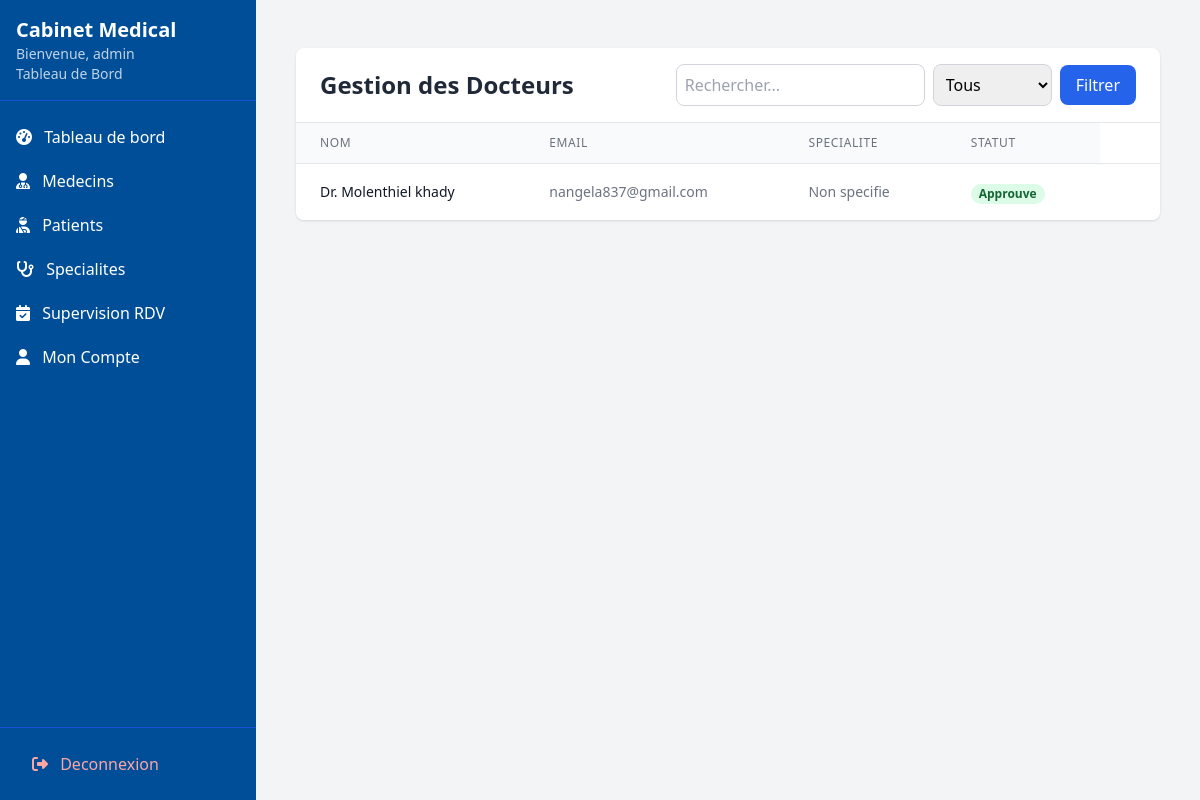
The page /dashboard/admin/docteurs/ (signed in) on the database as committed earlier.
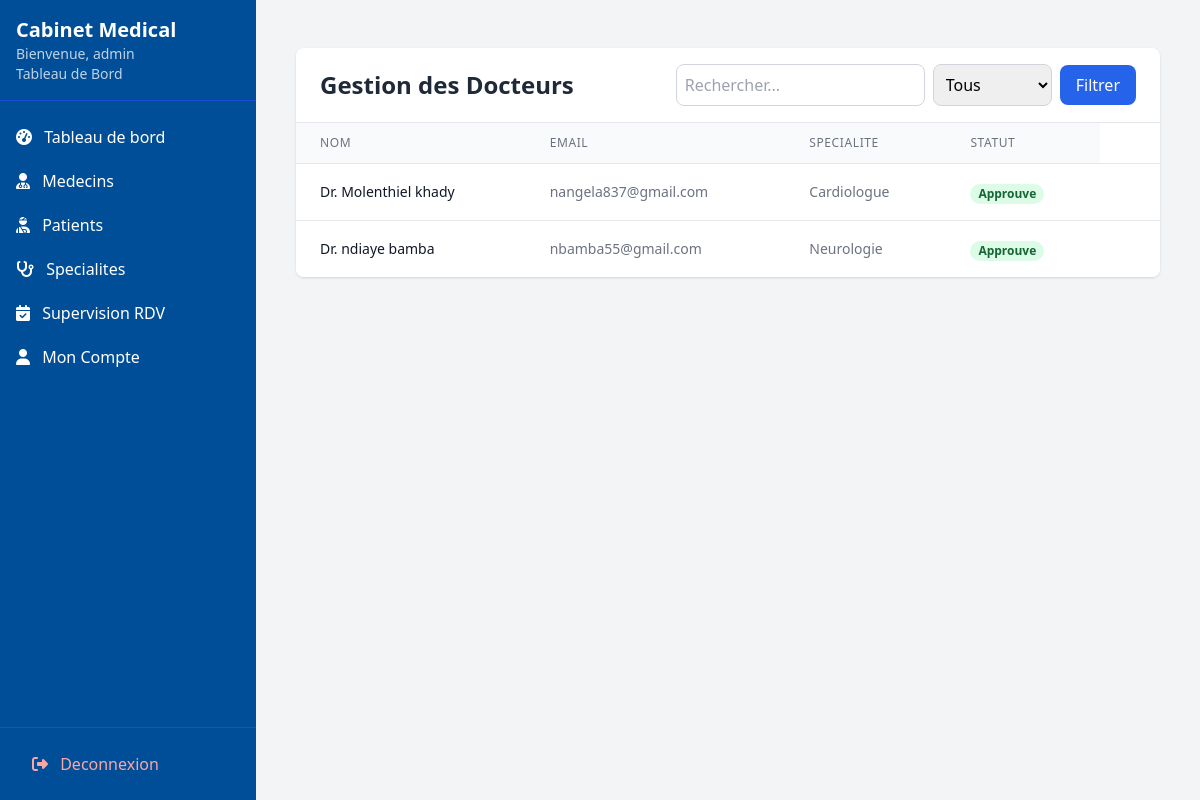
The same page on the database as committed later.
### utilisateurs/models.py (models this page shows, shortened)
class Docteur(models.Model):
    user = models.OneToOneField(User, on_delete=models.CASCADE, related_name='docteur_profile')
    specialite = models.ForeignKey(Specialite, on_delete=models.SET_NULL, null=True)
    est_approuve = models.BooleanField(default=False)  # Approuve par l'admin
    numero_licence = models.CharField(max_length=50, unique=True,null=True)
    bio = models.TextField(blank=True)
    experience = models.PositiveIntegerField(default=0)
    consultation_fee = models.DecimalField(max_digits=10, decimal_places=2, default=0.00)

class User(AbstractUser):
    username = None
    email = models.EmailField('email address', unique=True)
    nom = models.CharField(max_length=100)
    prenom = models.CharField(max_length=100)
    is_doctor_request = models.BooleanField(default=False)
    role = models.CharField(
        max_length=20,
        choices=[('patient', 'Patient'), ('docteur', 'Docteur'), ('admin', 'Administrateur')],
        default='patient'
    )
    telephone = models.CharField(max_length=20, blank=True, null=True)
    date_naiss = models.DateField(null=True, blank=True)
    adresse = models.TextField(blank=True)
    genre = models.CharField(max_length=1, choices=[('M', 'Masculin'), ('F', 'Féminin'), ('O', 'Autre')], blank=True)
    verification_code = models.CharField(max_length=6, null=True, blank=True)
    code_expires_at = models.DateTimeField(null=True, blank=True)  #  pour expiration
    USERNAME_FIELD = 'email'
    REQUIRED_FIELDS = ['nom', 'prenom']
    objects = UserManager()
    class Meta:
        db_table = 'utilisateurs_user'
    @property
    def docteur(self):
        """Propriete pour acceder au profil docteur de maniere coherente"""
        return self.docteur_profile
    @property
    def patient(self):
        """Propriete pour acceder au profil patient"""
        return self.patient_profile

class Specialite(models.Model):
    nom = models.CharField(max_length=100, unique=True)
    description = models.TextField(blank=True)
    class Meta:
        verbose_name = "Specialite"
        verbose_name_plural = "Specialites"
        ordering = ['nom']
    nom = models.CharField(max_length=100)
    description = models.TextField(blank=True)

### utilisateurs/views.py (the view, shortened to what this page needs)
# urls.py: path('dashboard/admin/docteurs/', views.admin_docteurs, name='admin_docteurs_list'),
@user_passes_test(lambda u: u.is_superuser)
def admin_docteurs(request):
    docteurs = Docteur.objects.all().select_related('user', 'specialite')
    search_query = request.GET.get('search', '')
    status_filter = request.GET.get('status', '')
    if status_filter in ['approved', 'pending']:
        docteurs = docteurs.filter(est_approuve=(status_filter == 'approved'))
    context = {
        'docteurs': docteurs,
        'search_query': search_query,
        'status_filter': status_filter,
    }
    return render(request, 'admin/docteur_liste.html', context)

### templates/admin/docteur_liste.html (shortened to what this page needs)
{% extends 'base_dashboard.html' %}
{% block content %}
<div class="max-w-7xl mx-auto px-4 py-6">
  <div class="bg-white shadow rounded-lg overflow-hidden">
    <div class="px-6 py-4 border-b border-gray-200">
      <div class="flex flex-col md:flex-row md:items-center md:justify-between">
        <h1 class="text-2xl font-bold text-gray-800">Gestion des Docteurs</h1>
        <div class="mt-4 md:mt-0 flex space-x-2">
          <form method="get" class="flex items-center space-x-2">
            <input type="text" name="search" placeholder="Rechercher..."
                   value="{{ search_query }}"
                   class="p-2 border border-gray-300 rounded-lg">
            <select name="status" class="p-2 border border-gray-300 rounded-lg">
              <option value="">Tous</option>
            </select>
            <button type="submit" class="bg-blue-600 text-white px-4 py-2 rounded-lg">
              Filtrer
            </button>
          </form>
        </div>
      </div>
    </div>
    <div class="overflow-x-auto">
      <table class="min-w-full divide-y divide-gray-200">
        <thead class="bg-gray-50">
          <tr>
            <th class="px-6 py-3 text-left text-xs font-medium text-gray-500 uppercase tracking-wider">Nom</th>
            <th class="px-6 py-3 text-left text-xs font-medium text-gray-500 uppercase tracking-wider">Email</th>
            <th class="px-6 py-3 text-left text-xs font-medium text-gray-500 uppercase tracking-wider">Specialite</th>
            <th class="px-6 py-3 text-left text-xs font-medium text-gray-500 uppercase tracking-wider">Statut</th>
          </tr>
        </thead>
        <tbody class="bg-white divide-y divide-gray-200">
          {% for docteur in docteurs %}
          <tr>
            <td class="px-6 py-4 whitespace-nowrap">
              <div class="flex items-center">
                <div class="text-sm font-medium text-gray-900">
                  Dr. {{ docteur.user.nom }} {{ docteur.user.prenom }}
                </div>
              </div>
            </td>
            <td class="px-6 py-4 whitespace-nowrap text-sm text-gray-500">
              {{ docteur.user.email }}
            </td>
            <td class="px-6 py-4 whitespace-nowrap text-sm text-gray-500">
              {% if docteur.specialite %}
                {{ docteur.specialite.nom }}
              {% else %}
                Non specifie
              {% endif %}
            </td>
            <td class="px-6 py-4 whitespace-nowrap">
              {% if docteur.est_approuve %}
                <span class="px-2 inline-flex text-xs leading-5 font-semibold rounded-full bg-green-100 text-green-800">
                  Approuve
                </span>
              {% else %}
                <span class="px-2 inline-flex text-xs leading-5 font-semibold rounded-full bg-yellow-100 text-yellow-800">
                  En attente
                </span>
              {% endif %}
            </td>
          <td class="px-6 py-4 whitespace-nowrap text-sm font-medium">
          </td>
          </tr>
          {% empty %}
          <tr>
            <td colspan="5" class="px-6 py-4 text-center text-sm text-gray-500">
              Aucun docteur trouve
            </td>
          </tr>
          {% endfor %}
        </tbody>
      </table>
    </div>
  </div>
</div>
{% endblock %}

Rows that differ between the two databases and show on the page:
changed Docteur "Molenthiel": specialite.nom (not shown) → "Cardiologue"; no longer shows "Non specifie"
added Docteur: user.nom "ndiaye", user.prenom "bamba", user.email "nbamba55@gmail.com", specialite.nom "Neurologie", est_approuve "Approuve"
